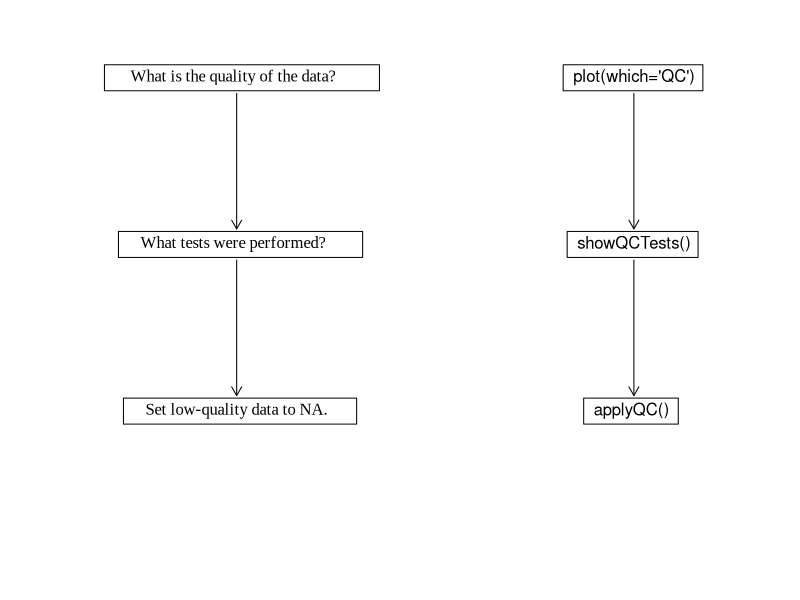

R code for this plot:
if (!interactive()) png("qc_flowchart.png", unit="in", width=5, height=2.8, pointsize=11, res=150)
colText <- "black"
colCode <- "black"
library(graphics)
textInBox <- function(x, y, text, cex=1, pos=4, center=TRUE, family="Times New Roman", col="black", tweakx=0)
{
    w <- graphics::strwidth(text)
    h <- graphics::strheight(text)
    if (center)
        x <- x - w/2
    text(x+tweakx, y, text, cex=cex, pos=pos, family=family, col=col)
    rect(x+tweakx, y-h, x+tweakx+1.1*w, y+h, border=col)
    invisible(list(w=w, h=h))
}
omar <- par("mar")
par(mar=c(0,1,0,0))
plot(c(0, 1), c(0, 1), type="n", xlab="", ylab="", axes=FALSE)
x0 <- 0.25
y0 <- 0.9
dy <- 0.3
wh <- textInBox(x0, y0, "    What is the quality of the data?", col=colText)
h <- wh$h * 1.2
xarrow <- x0 + 0.01 # not sure why we need to move it
arrows(xarrow, y0-h, xarrow, y0-dy+h, length=0.1, col=colText)
y0 <- y0 - dy
textInBox(x0, y0, "   What tests were performed?", col=colText)
arrows(xarrow, y0-h, xarrow, y0-dy+h, length=0.1, col=colText)
y0 <- y0 - dy
textInBox(x0, y0, "   Set low-quality data to NA.", col=colText)
x0 <- 0.8
y0 <- 0.9
wh <- textInBox(x0, y0, "plot(which='QC') ", family="sans", col=colCode)
h <- wh$h * 1.2
xarrow <- x0 + 0.01 # not sure why we need to move it
arrows(xarrow, y0-h, xarrow, y0-dy+h, length=0.1)
y0 <- y0 - dy
textInBox(x0, y0, "showQCTests() ", family="sans", col=colCode)
arrows(xarrow, y0-h, xarrow, y0-dy+h, length=0.1)
y0 <- y0 - dy
textInBox(x0, y0, "applyQC()  ", family="sans", col=colCode)
if (!interactive()) dev.off()